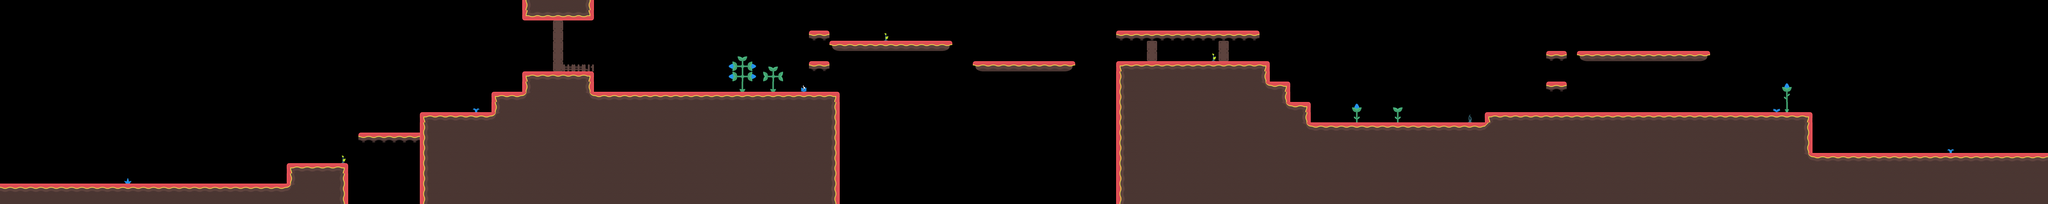

Tiled map render using the project's own tile images. Description and the map definition, with tile-layer contents summarised, below:
An orthogonal 200x20 tile map with 32x32 px tiles, 2 tile layers (tileLayer, elementLayer), 2 tilesets and 81 objects (22x coin, 22x jump, 18x walker, 9x destroy, 4x staticshooter, ...).

<map version="1.2" tiledversion="1.3.0" orientation="orthogonal" renderorder="right-down" compressionlevel="0" width="200" height="20" tilewidth="32" tileheight="32" infinite="0" nextlayerid="5" nextobjectid="226">
    <tileset firstgid="1" name="world2" tilewidth="32" tileheight="32" spacing="8" margin="4" tilecount="39" columns="39">
        <image source="world2.png" width="1560" height="40" />
    </tileset>
    <tileset firstgid="40" name="elements1" tilewidth="32" tileheight="32" spacing="8" margin="4" tilecount="40" columns="40">
        <image source="elements1.png" width="1600" height="40" />
    </tileset>
    <layer id="1" name="tileLayer" width="200" height="20">
        <data>[4000 cells, 1410 non-empty, 18 distinct tile ids]</data>
    </layer>
    <objectgroup id="2" name="gameObjects">
        <object id="1" name="lee" x="64" y="512" width="32" height="64" />
        <object id="2" name="larry" x="64" y="512" width="32" height="64" />
        <object id="67" name="walker" x="704" y="512" width="32" height="64" />
        <object id="68" name="walker" x="1888" y="224" width="32" height="64" />
        <object id="89" name="walker" x="2240" y="224" width="32" height="64" />
        <object id="90" name="walker" x="3776" y="128" width="32" height="64" />
        <object id="92" name="staticshooter" x="1024" y="448" width="32" height="64" />
        <object id="130" name="staticshooter" x="1568" y="224" width="32" height="64" />
        <object id="153" name="exit" x="6304" y="384" width="64" height="96" />
        <object id="154" name="coin" x="5184" y="96" width="32" height="32" />
        <object id="155" name="coin" x="5152" y="96" width="32" height="32" />
        <object id="156" name="jumper" x="5472" y="288" width="32" height="64" />
        <object id="157" name="coin" x="5248" y="96" width="32" height="32" />
        <object id="158" name="coin" x="5216" y="96" width="32" height="32" />
        <object id="159" name="coin" x="5088" y="96" width="32" height="32" />
        <object id="160" name="coin" x="5120" y="96" width="32" height="32" />
        <object id="161" name="staticshooter" x="5280" y="96" width="32" height="64" />
        <object id="162" name="walker" x="4512" y="320" width="32" height="64" />
        <object id="163" name="staticshooter" x="4928" y="288" width="32" height="64" />
        <object id="165" name="coin" x="6016" y="416" width="32" height="32" />
        <object id="166" name="coin" x="5920" y="416" width="32" height="32" />
        <object id="167" name="coin" x="5984" y="416" width="32" height="32" />
        <object id="168" name="coin" x="5952" y="416" width="32" height="32" />
        <object id="169" name="coin" x="1312" y="256" width="32" height="32" />
        <object id="170" name="coin" x="1376" y="256" width="32" height="32" />
        <object id="171" name="coin" x="1344" y="256" width="32" height="32" />
        <object id="172" name="coin" x="1408" y="256" width="32" height="32" />
        <object id="175" name="walker" x="5760" y="416" width="32" height="64" />
        <object id="177" name="flyer" x="2368" y="192" width="32" height="64" />
        <object id="178" name="coin" x="3648" y="160" width="32" height="32" />
        <object id="179" name="coin" x="3680" y="160" width="32" height="32" />
        <object id="180" name="coin" x="3712" y="160" width="32" height="32" />
        <object id="181" name="coin" x="3744" y="160" width="32" height="32" />
        <object id="182" name="walker" x="1952" y="224" width="32" height="64" />
        <object id="183" name="walker" x="2176" y="224" width="32" height="64" />
        <object id="184" name="walker" x="2080" y="224" width="32" height="64" />
        <object id="190" name="walker" x="2880" y="64" width="32" height="64" />
        <object id="191" name="walker" x="2816" y="64" width="32" height="64" />
        <object id="192" name="walker" x="3104" y="128" width="32" height="64" />
        <object id="193" name="walker" x="3072" y="128" width="32" height="64" />
        <object id="212" name="walker" x="4448" y="320" width="32" height="64" />
        <object id="213" name="walker" x="4384" y="320" width="32" height="64" />
        <object id="214" name="walker" x="4320" y="320" width="32" height="64" />
        <object id="215" name="coin" x="3648" y="32" width="32" height="32" />
        <object id="216" name="coin" x="3680" y="32" width="32" height="32" />
        <object id="217" name="coin" x="3712" y="32" width="32" height="32" />
        <object id="218" name="coin" x="3744" y="32" width="32" height="32" />
        <object id="219" name="jumper" x="5056" y="96" width="32" height="64" />
        <object id="220" name="walker" x="5888" y="416" width="32" height="64" />
        <object id="221" name="walker" x="6080" y="416" width="32" height="64" />
    </objectgroup>
    <objectgroup id="3" name="interactionObjects">
        <object id="122" name="destroy" x="1728" y="160" width="32" height="32" />
        <object id="125" name="destroy" x="1728" y="96" width="32" height="32" />
        <object id="127" name="destroy" x="1728" y="128" width="32" height="32" />
        <object id="128" name="destroy" x="1728" y="64" width="32" height="32" />
        <object id="129" name="destroy" x="1728" y="192" width="32" height="32" />
        <object id="185" name="jump" x="2528" y="96" width="32" height="32" />
        <object id="187" name="jump" x="2560" y="192" width="32" height="32" />
        <object id="188" name="jump" x="2560" y="96" width="32" height="32" />
        <object id="189" name="jump" x="2528" y="192" width="32" height="32" />
        <object id="194" name="jump" x="3488" y="96" width="32" height="32" />
        <object id="195" name="jump" x="3520" y="96" width="32" height="32" />
        <object id="196" name="jump" x="3552" y="96" width="32" height="32" />
        <object id="197" name="jump" x="3584" y="96" width="32" height="32" />
        <object id="198" name="jump" x="3616" y="96" width="32" height="32" />
        <object id="199" name="jump" x="3648" y="96" width="32" height="32" />
        <object id="200" name="jump" x="3680" y="96" width="32" height="32" />
        <object id="201" name="jump" x="3712" y="96" width="32" height="32" />
        <object id="202" name="jump" x="3744" y="96" width="32" height="32" />
        <object id="203" name="jump" x="3776" y="96" width="32" height="32" />
        <object id="204" name="jump" x="3808" y="96" width="32" height="32" />
        <object id="205" name="jump" x="3840" y="96" width="32" height="32" />
        <object id="206" name="jump" x="3872" y="96" width="32" height="32" />
        <object id="207" name="jump" x="3904" y="96" width="32" height="32" />
        <object id="208" name="destroy" x="3584" y="160" width="32" height="32" />
        <object id="209" name="destroy" x="3808" y="160" width="32" height="32" />
        <object id="210" name="destroy" x="3808" y="128" width="32" height="32" />
        <object id="211" name="destroy" x="3584" y="128" width="32" height="32" />
        <object id="222" name="jump" x="4832" y="256" width="32" height="32" />
        <object id="223" name="jump" x="4864" y="256" width="32" height="32" />
        <object id="224" name="jump" x="4832" y="160" width="32" height="32" />
        <object id="225" name="jump" x="4864" y="160" width="32" height="32" />
    </objectgroup>
    <layer id="4" name="elementLayer" width="200" height="20">
        <data>[4000 cells, 32 non-empty, 19 distinct tile ids]</data>
    </layer>
</map>
